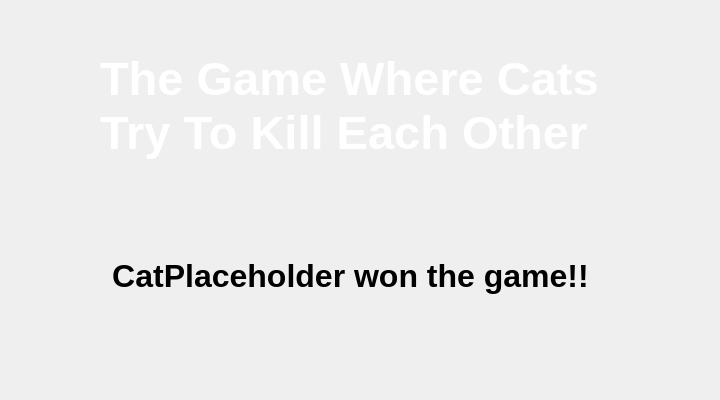
<?xml version="1.0" encoding="UTF-8"?>
<ui version="4.0">
 <class>winWindow</class>
 <widget class="QWidget" name="winWindow">
  <property name="geometry">
   <rect>
    <x>0</x>
    <y>0</y>
    <width>720</width>
    <height>400</height>
   </rect>
  </property>
  <property name="windowTitle">
   <string>Form</string>
  </property>
  <widget class="QLabel" name="background">
   <property name="geometry">
    <rect>
     <x>0</x>
     <y>0</y>
     <width>721</width>
     <height>391</height>
    </rect>
   </property>
   <property name="styleSheet">
    <string notr="true">border-image: url(:/cats/resources/cloudyskie.jpg);</string>
   </property>
   <property name="text">
    <string/>
   </property>
  </widget>
  <widget class="QLabel" name="gameTitle">
   <property name="geometry">
    <rect>
     <x>100</x>
     <y>10</y>
     <width>541</width>
     <height>191</height>
    </rect>
   </property>
   <property name="font">
    <font>
     <pointsize>35</pointsize>
     <bold>true</bold>
    </font>
   </property>
   <property name="styleSheet">
    <string notr="true">color: rgb(255, 255, 255);</string>
   </property>
   <property name="text">
    <string>The Game Where Cats 
Try To Kill Each Other</string>
   </property>
  </widget>
  <widget class="QLabel" name="wonGame">
   <property name="geometry">
    <rect>
     <x>80</x>
     <y>180</y>
     <width>541</width>
     <height>191</height>
    </rect>
   </property>
   <property name="font">
    <font>
     <pointsize>24</pointsize>
     <bold>true</bold>
    </font>
   </property>
   <property name="styleSheet">
    <string notr="true"/>
   </property>
   <property name="text">
    <string>CatPlaceholder won the game!!</string>
   </property>
   <property name="alignment">
    <set>Qt::AlignmentFlag::AlignCenter</set>
   </property>
  </widget>
 </widget>
 <resources/>
 <connections/>
</ui>
